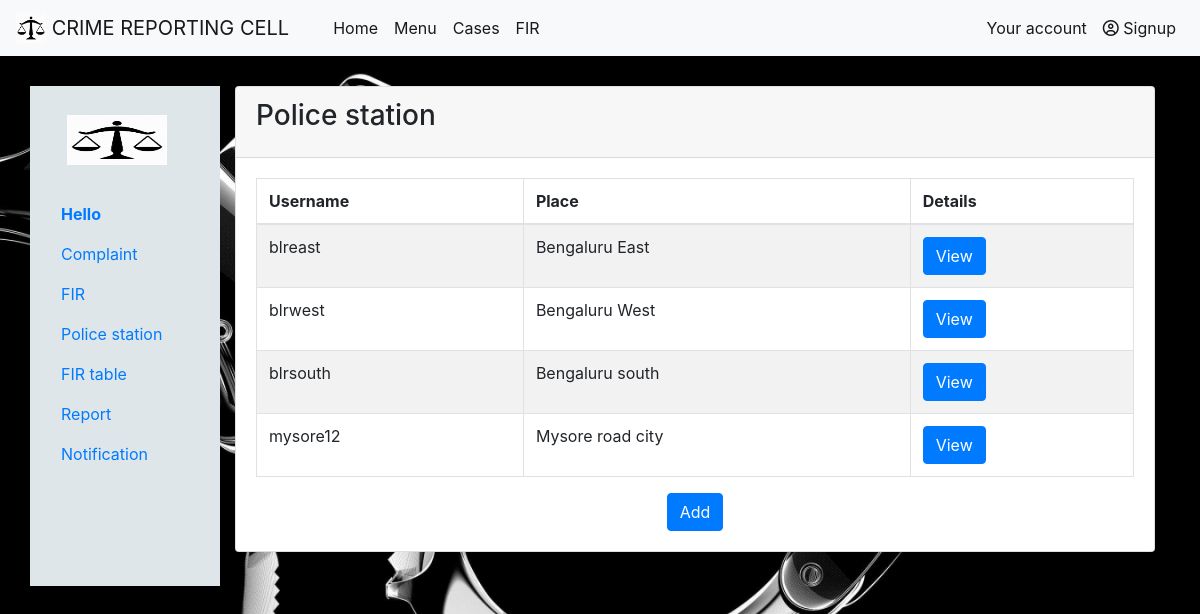
The app's page /admin_police.php with its own data.
### tables this page shows
CREATE TABLE `police` (
  `username` varchar(20) NOT NULL,
  `password` varchar(15) NOT NULL,
  `place` varchar(30) NOT NULL,
  `address` varchar(40) NOT NULL,
  `higherofficial` text NOT NULL,
  `phone` bigint(10) NOT NULL,
  `nop` int(5) NOT NULL
);

### admin_police.php (the view, shortened to what this page needs)
<html>
<head>
<link rel="stylesheet" href="https://stackpath.bootstrapcdn.com/bootstrap/4.5.2/css/bootstrap.min.css">
</head>
<body>
<nav class="navbar navbar-expand-lg navbar-light bg-light">
  <a class="navbar-brand" href="#">
    <img src="photos/logo.png" width="30" height="30" class="d-inline-block align-top" alt="" loading="lazy">
    CRIME REPORTING CELL
  </a>
  <div class="collapse navbar-collapse" id="navbarSupportedContent">
    <ul class="navbar-nav mr-auto">
      <li class="nav-item active">
        <a class="nav-link" href="homepage.php">Home</a>
      </li>
      <li class="nav-item active">
        <a class="nav-link" href="#">Menu</a>
      </li>
      <li class="nav-item active">
        <a class="nav-link" href="#">Cases</a>
      </li>
      <li class="nav-item active">
        <a class="nav-link" href="#">FIR</a>
      </li>
    </ul>
	<ul class="nav navbar-nav navbar-right">
					<?php
						if(isset($_SESSION['name']))
						{
							$us=$_SESSION['name'];
							if($us=='Admin')
							{
							echo "<li class='nav-item active'><a href='homepage.php' class='nav-link'><span class='glyphicon glyphicon-user'></span>".$us."</a></li>";
							echo "<li class='nav-item active'><a href='admindashboard.php' class='nav-link'><span class='glyphicon glyphicon-user'></span>".'Dashboard'."</a></li>";
							echo "<li class='nav-item active'><a href='logout.php' class='nav-link'><span class='glyphicon glyphicon-user'></span>".'Logout'."</a></li>";
							}
							else
							{
							echo "<li class='nav-item active'><a href='homepage.php' class='nav-link'><span class='glyphicon glyphicon-user'></span>".$us."</a></li>";
							echo "<li class='nav-item active'><a href='add_dish.php' class='nav-link'><span class='glyphicon glyphicon-user'></span>".'Dashboard'."</a></li>";
							echo "<li class='nav-item active'><a href='logout.php' class='nav-link'><span class='glyphicon glyphicon-user'></span>".'Logout'."</a></li>";
							}
						}
						else
						{
							echo "<li class='nav-item active'><a href='login.php' class='nav-link'><span class='glyphicon glyphicon-user'></span>"."Your account"."</a></li>";
							echo "<li class='nav-item active'><a href='signup.html' class='nav-link'><span class='far fa-user-circle'></span>"."&nbspSignup"."</a></li>";
						}
					?>
	</ul>
  </div>
</nav>
<div class="container" style="margin-top:30px;">
  <div class="row">
    <div class="col-sm-2" style="background-color:#dfe6e9; height:500px;">
      <ul class="nav nav-pills flex-column">
	  <br>
				<li class="nav-item">
				<center>
			<a class="navbar-brand" href="#">
			<img src="photos/logo.png" width="100" height="50" class="d-inline-block align-top" alt="" loading="lazy">
			</a>
			</center>
		</li>
		<br>
		<li>
		<?php
						if(isset($_SESSION['name']))
						{
							$us=$_SESSION['name'];
							if($us=='Admin')
							{
								echo "<a href='admindashboard.php' class='nav-link'></span>".$us."</a></li>";
							}
							else
							{
								echo "<a href='user_dashboard.php' class='nav-link'><b>".'Hello  '.$us."</b></a></li>";
							}
						}
						else
						{
							$us=$_SESSION['place'];
							echo "<a href='police_dashboard.php' class='nav-link'><b>".'Hello  '.$us."</b></a></li>";
						}
					?>
        <li class="nav-item">
          <a class="nav-link" href="admin_pastcomplaint.php">Complaint</a>
        </li>
        <li class="nav-item">
          <a class="nav-link" href="admin_fir_view.php">FIR</a>
        </li>
		<li class="nav-item">
          <a class="nav-link" href="admin_police.php">Police station</a>
        </li>
		 <li class="nav-item">
				<li class="nav-item">
          <a class="nav-link" href="admin_search.php">FIR table</a>
        </li>
				      <li class="nav-item">
				<li class="nav-item">
          <a class="nav-link" href="admin_totalreport.php">Report</a>
        </li>
        <li class="nav-item">
          <a class="nav-link" href="#">Notification</a>
        </li>
      </ul>
    </div>
    <div class="col-sm-10">
		 <div class="card">
              <div class="card-header">
                <h3 class="card-title">Police station</h3>
              </div>
	  <div class="card-body">
			  <table class="table table-bordered table-striped">
				<thead>
				  <tr>
					<th>Username</th>
					<th>Place</th>
					<th>Details</th>
				  </tr>
				</thead>
				<tbody>
			<?php
				$conn=new mysqli("localhost","root","","crime");
								$sql = mysqli_query($conn, "SELECT * FROM police");
								echo"<center>";
								while ($row = mysqli_fetch_array($sql))
								{
									echo "<tr>";
											echo "<td>".$row['username']."</td>";
											echo "<td>".$row['place']."</td>";
											echo "<td><a class='btn btn-primary' href='admin_police_view.php?pID=$row[username]' role='button'>View</a></td>";
										  echo "</tr>";
														}
									echo "</center>";
			?>
			</tbody>
			</table>
			<center><a class='btn btn-primary' href='add_police.php' role='button'>Add</a></center>
	</div>
    </div>
  </div>
</div>
</body>
</html>

### admin_police.php (style rules this page uses)
.navbar-nav { padding-left:20px; }
body { background-image: url("photos/bg.jpg"); background-attachment: fixed; background-position: center; background-size: cover; }

### records on screen
police: username "blreast", place "Bengaluru East"
police: username "blrwest", place "Bengaluru West"
police: username "blrsouth", place "Bengaluru south"
police: username "mysore12", place "Mysore road city"
